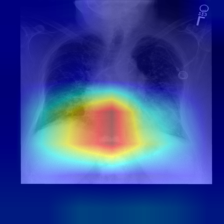
#> input picture image/new/89_0010_heart size.png, 224 x 224 px, found by its file name
$ jupyter execute --allow-errors box_task.ipynb   (older library calls are emulated)
#> lines starting #> are read from the running program, lines starting #| are printed output that depends on the picture
[cell 1]
from PIL import Image
import matplotlib.pyplot as plt
import numpy as np
import cv2
import sys
sys.path.append('/media/NAS06/gavinyue/disentanglement')
# from fns_custom.fibmask import *
# Load the image
image_path = '/media/NAS06/gavinyue/disentanglement/yingying_tasks/new/89_0010_heart size.png'
image = Image.open(image_path)#.convert('L')
#> image is the input picture: PIL image 224x224 RGB; mean R, G, B 57.1, 74.9, 147.9

# Get the dimensions of the original image
width, height = image.size
#> width = 224; height = 224
print(f'width: {width}, height: {height}')
#| width: 224, height: 224

# # Define the coordinates for cropping the two images
# left_image_coords = (0, 0, width // 2, height)
# right_image_coords = (width // 2, 0, width, height)


# # Left image (X-ray)
# # left_image_coords = (width * 0.05, 0, width * 0.45, height * 0.95)
# left_image = image.crop(left_image_coords)

# # # Right image (X-ray)
# # right_image_coords = (width * 0.55, height * 0.05, width * 0.95, height * 0.95)
# right_image = image.crop(right_image_coords)
left_image, right_image = image, image
print(f'left_image size: {left_image.size}')
#| left_image size: (224, 224)
print(f'right_image size: {right_image.size}')
#| right_image size: (224, 224)

# Save the cropped images
# left_image.save('/mnt/data/left_xray_image.jpg')
# right_image.save('/mnt/data/right_xray_image.jpg')

# Show the cropped images (optional)
fig, ax = plt.subplots(1, 2)
ax[0].imshow(left_image,cmap='gray')
ax[1].imshow(right_image, cmap='gray')
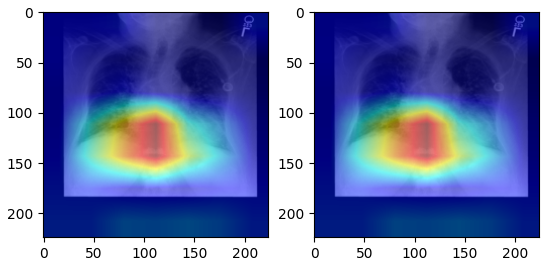
#> figure drawn by matplotlib, 2 panels

[cell 2]
limg = np.array(left_image)
rimg = np.array(right_image)
# [12 lines of commented-out code are left out]
limg_cropped = limg[:int(420*0.4375), int(47*0.4375):int(484*0.4375)]
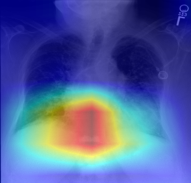
#> limg_cropped: shape (183, 191, 3); mean R, G, B 81, 97.4, 157.5
rimg_cropped = rimg[:420, 47:484]
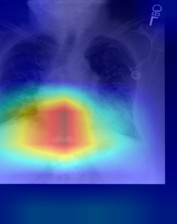
#> rimg_cropped: shape (224, 177, 3); mean R, G, B 65.1, 83, 147.2
print(f'limg_cropped shape: {limg_cropped.shape}')
#| limg_cropped shape: (183, 191, 3)


imgs = [limg, rimg, limg_cropped, rimg_cropped]
fig, axes = plt.subplots(2, 2)
ax = axes.ravel()
for i in range(len(ax)):
    ax[i].imshow(imgs[i], cmap='gray')
    print(f'img {i} shape: {imgs[i].shape}')
    # ax[i].axis('off')

# 47, 484

for col in range(100):
    row =200
    if rimg[row,col,0] != 0:
        print(row,col)
        print(rimg[row,col])
        break
for col in range(rimg.shape[1] - 1, 400, -1):
    row = 200
    if rimg[row, col,0] != 0:
        print(row, col)
        print(rimg[row, col])
        found = True
        break

# [15 lines of commented-out code are left out]
limg_cropped = Image.fromarray(limg_cropped)
limg_cropped.save("/media/NAS06/gavinyue/disentanglement/yingying_tasks/new/89_0010_heart_resized.png")
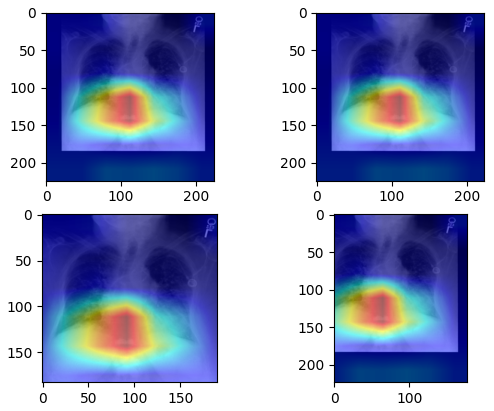
#> figure drawn by matplotlib, 4 panels

$ run again, with image/new/89_0010_heart_resized.png copied over image/new/89_0010_heart size.png
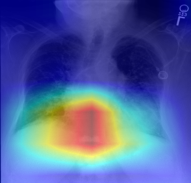
#> input picture image/new/89_0010_heart_resized.png, 191 x 183 px, found by its file name
#> image is the input picture: PIL image 191x183 RGB; mean R, G, B 81, 97.4, 157.5
#| width: 191, height: 183
#| left_image size: (191, 183)
#| right_image size: (191, 183)
#> `limg_cropped = limg[:int(420*0.4375), int(47*0.4375):int(484*0.4375)]`:
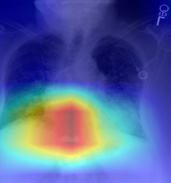
#> limg_cropped: shape (183, 171, 3); mean R, G, B 84, 99.7, 155.1
#> `rimg_cropped = rimg[:420, 47:484]`:
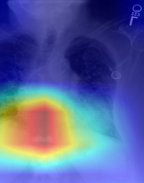
#> rimg_cropped: shape (183, 144, 3); mean R, G, B 88, 99.6, 154.3
#| limg_cropped shape: (183, 171, 3)

$ run again, with image/new/89_12_Moderate_cardiomegaly_is_unchanged_.png copied over image/new/89_0010_heart size.png
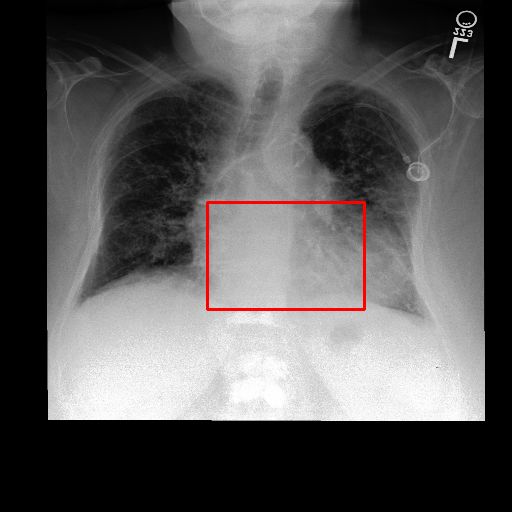
#> input picture image/new/89_12_Moderate_cardiomegaly_is_unchanged_.png, 512 x 512 px, found by its file name
#> image is the input picture: PIL image 512x512 RGB; mean R, G, B 90.5, 89, 89
#| width: 512, height: 512
#| left_image size: (512, 512)
#| right_image size: (512, 512)
#> `rimg_cropped = rimg[:420, 47:484]`:
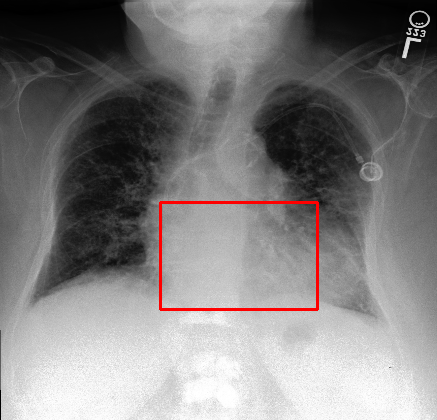
#> rimg_cropped: shape (420, 437, 3); mean R, G, B 128.8, 126.6, 126.6
#| limg_cropped shape: (183, 191, 3)
#> the loop `for col in range(100):` made 48 passes
#| [89 89 89]
#> the loop `for col in range(rimg.shape[1] - 1, 400, -1):` made 29 passes
#| [92 92 92]
#> `[cell 2] limg = np.array(left_image) rimg = np.array(right_image) # li..`:
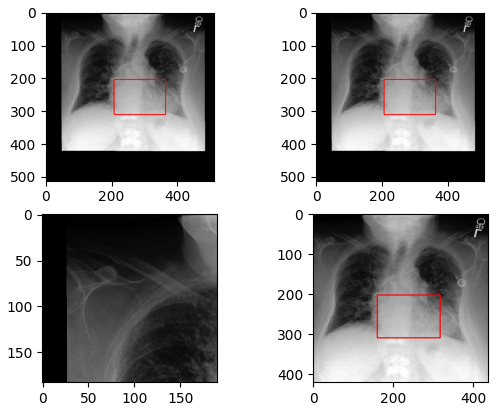
#> figure drawn by matplotlib, 4 panels

$ run again, with image/new/89_12_Moderate_cardiomegaly_resized.png copied over image/new/89_0010_heart size.png
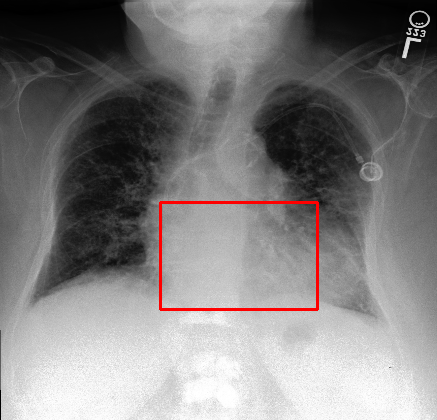
#> input picture image/new/89_12_Moderate_cardiomegaly_resized.png, 437 x 420 px, found by its file name
#> image is the input picture: PIL image 437x420 RGB; mean R, G, B 128.8, 126.6, 126.6
#| width: 437, height: 420
#| left_image size: (437, 420)
#| right_image size: (437, 420)
#> `rimg_cropped = rimg[:420, 47:484]`:
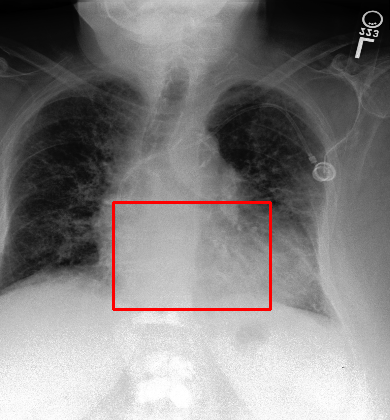
#> rimg_cropped: shape (420, 390, 3); mean R, G, B 130.5, 128.1, 128.1
#| limg_cropped shape: (183, 191, 3)
#> the loop `for col in range(100):` made 1 pass
#| [89 89 89]
#> the loop `for col in range(rimg.shape[1] - 1, 400, -1):` made 1 pass
#| [92 92 92]
#> `[cell 2] limg = np.array(left_image) rimg = np.array(right_image) # li..`:
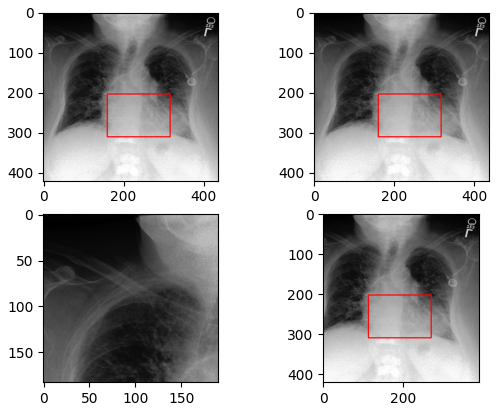
#> figure drawn by matplotlib, 4 panels
